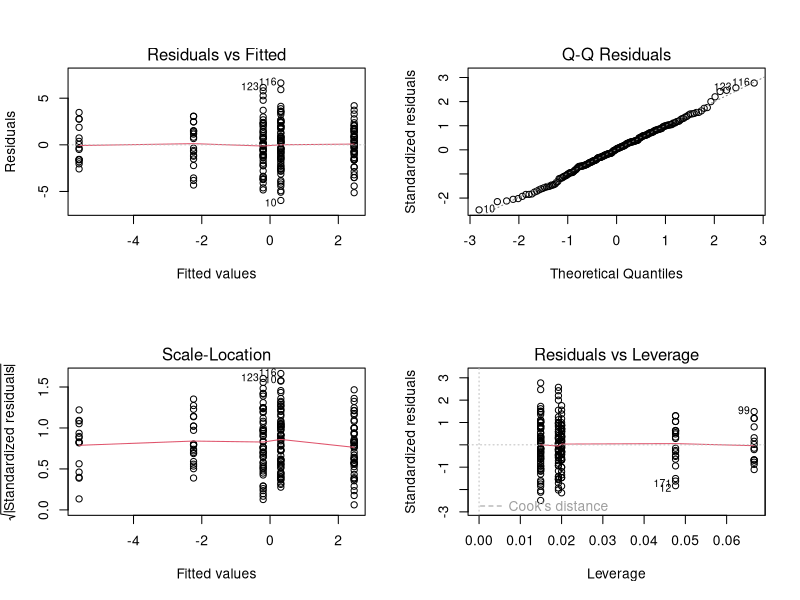

Write R code to recreate this figure.
#-----------------------------------------------------------------------
#  ANOVAs and MANOVAs for different categories of habit and diet
#-----------------------------------------------------------------------
# Load libraries
library(tidyverse)
library(broom)

# Fitting ANOVAs function
fit.anova <- function(pc, data, grouping.var) {
  pc_ <- pull(data, pc)
  grouping.var_ <- pull(data, grouping.var)
  model <- lm(pc_ ~ grouping.var_, data = data)
  out <- tidy(anova(model))
  return(out)
}
#-----------------------------------------------------------------------
# Read in data and wrangle it
#-----------------------------------------------------------------------
pc_data <- read_csv("data/Linear/snakepca.csv")

# Remove habits that are unknown
pc_data_habit <- 
  pc_data %>%
  filter(Habit != "Unknown") %>%
  rename(ecomorph = Habit)

# Remove diet that are unknown *note the no caps "U"
pc_data_diet <- 
  pc_data %>%
  filter(Diet != "unknown") %>%
  rename(diet = Diet)

# Numbers in each analyses
length(unique(pc_data$Species))
length(unique(pc_data_habit$Species))
length(unique(pc_data_diet$Species))

#-----------------------------------------------------------------------
# Manova on PC scores 1-7 (these make up 95% variance in head shape)
#-----------------------------------------------------------------------
# Habit
model1 <- manova(as.matrix(pc_data_habit[, 27:33]) ~ ecomorph, data = pc_data_habit)
# Look at overall model significance
anova(model1)

# Diet
model2 <- manova(as.matrix(pc_data_diet[, 27:33]) ~ diet, data = pc_data_diet)
# Look at overall model significance
anova(model2)

# Habit & diet 
model3 <- manova(as.matrix(pc_data_diet[, 27:33]) ~ Habit*diet, data = pc_data_diet)
# Look at overall model significance
anova(model3)

#-----------------------------------------------------------------------
# ANOVAs on individual PCs
#-----------------------------------------------------------------------
# Example for one model
# Fit model
modela <- lm(PC1 ~ ecomorph, data = pc_data_habit)
# Check diagnostics
par(mfrow = c(2,2))
plot(modela)
par(mfrow = c(1,1))
# Look at overall result, i.e. is PC1 correlated with Habit?
anova(modela)
# Look at differences across Habit groups
summary(modela)

#--------------------------------------------------------------------------
# ANOVAs for each individual PC can be automated with the code below
#--------------------------------------------------------------------------
# List names of first 7 PCs
pc_list_habit <- names(pc_data_habit)[27:33]

# Create an output file
output <- data.frame(array(dim = c(7, 5)))
names(output) <- c("PC", "df1", "df2", "F", "p")

# Run ANOVAs
for (i in seq_along(pc_list_habit)){
  pc <- pc_list_habit[i]
  x <- fit.anova(pc, pc_data_habit, "ecomorph")
  output[i, "PC"] <- pc_list_habit[i]
  output[i, "df1"] <- x$df[1]
  output[i, "df2"] <- x$df[2]
  output[i, "F"] <- x$statistic[1]
  output[i, "p"] <- x$p.value[1]
}

# Add Bonferonni correction to p values
output$p_bonferonni <- p.adjust(output$p, method = "bonferroni")

# Write results out
# write_csv(output, file = "outputs/Linear/Tables/ANOVA-results-ecomorph-LM.csv") 

#--------------------------------------------
# Fit ANOVAs for each individual PC diet 
#--------------------------------------------
# List names of first 7 PCs
pc_list_diet <- names(pc_data_diet)[27:33]

# Create an output file
output <- data.frame(array(dim = c(7, 5)))
names(output) <- c("PC", "df1", "df2", "F", "p")

# Run ANOVAs
for (i in seq_along(pc_list_diet)){
  pc <- pc_list_diet[i]
  x <- fit.anova(pc, pc_data_diet, "diet")
  output[i, "PC"] <- pc_list_diet[i]
  output[i, "df1"] <- x$df[1]
  output[i, "df2"] <- x$df[2]
  output[i, "F"] <- x$statistic[1]
  output[i, "p"] <- x$p.value[1]
}

# Add Bonferonni correction to p values
output$p_bonferonni <- p.adjust(output$p, method = "bonferroni")

# Write results out
# write_csv(output, file = "outputs/Linear/Tables/ANOVA-results-diet-LM.csv") 